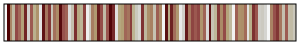

Recreate this plot in Python.
# 
#         bilbaoS
#                   www.fabiocrameri.ch/colourmaps
from matplotlib.colors import LinearSegmentedColormap      
      
cm_data = [[0.97444, 0.97436, 0.97404],      
           [0.30038, 0.0018649, 0.005395],      
           [0.66363, 0.52013, 0.39457],      
           [0.75465, 0.72972, 0.63566],      
           [0.57147, 0.28673, 0.27314],      
           [0.63239, 0.41316, 0.34776],      
           [0.7033, 0.63649, 0.47457],      
           [0.44561, 0.14803, 0.14601],      
           [0.82916, 0.82402, 0.80506],      
           [0.61073, 0.35427, 0.31843],      
           [0.73002, 0.69041, 0.55373],      
           [0.68119, 0.57766, 0.42428],      
           [0.8995, 0.89857, 0.89514],      
           [0.376, 0.080518, 0.085505],      
           [0.64874, 0.4685, 0.37201],      
           [0.51526, 0.21885, 0.21434],      
           [0.78406, 0.77051, 0.71983],      
           [0.64076, 0.44098, 0.36007],      
           [0.67194, 0.54828, 0.40784],      
           [0.33776, 0.039997, 0.052327],      
           [0.59405, 0.32167, 0.29838],      
           [0.62286, 0.38452, 0.33433],      
           [0.86221, 0.8598, 0.85092],      
           [0.76792, 0.74887, 0.677],      
           [0.4811, 0.18319, 0.18015],      
           [0.71687, 0.6658, 0.51263],      
           [0.74241, 0.71097, 0.59485],      
           [0.54704, 0.2551, 0.24709],      
           [0.93399, 0.93366, 0.93239],      
           [0.80526, 0.79664, 0.76468],      
           [0.65565, 0.49253, 0.38241],      
           [0.69067, 0.60481, 0.44391],      
           [0.409, 0.11265, 0.11291],      
           [0.58352, 0.30445, 0.28641],      
           [0.76106, 0.73912, 0.6562],      
           [0.60307, 0.33829, 0.30904],      
           [0.31891, 0.01913, 0.029528],      
           [0.4635, 0.16557, 0.16302],      
           [0.88046, 0.87893, 0.87327],      
           [0.71006, 0.65165, 0.49292],      
           [0.69678, 0.62072, 0.45811],      
           [0.62784, 0.39898, 0.34125],      
           [0.64477, 0.45477, 0.36607],      
           [0.53155, 0.23693, 0.231],      
           [0.73628, 0.70106, 0.57435],      
           [0.7939, 0.78291, 0.74201],      
           [0.84501, 0.84141, 0.82813],      
           [0.4984, 0.20092, 0.19733],      
           [0.74849, 0.72042, 0.61525],      
           [0.6764, 0.56277, 0.41547],      
           [0.65962, 0.5063, 0.38843],      
           [0.77549, 0.75924, 0.69816],      
           [0.61724, 0.36965, 0.32678],      
           [0.66771, 0.5341, 0.40098],      
           [0.95413, 0.95395, 0.95329],      
           [0.35684, 0.061064, 0.070322],      
           [0.72354, 0.67872, 0.53307],      
           [0.42746, 0.13045, 0.12923],      
           [0.63666, 0.42714, 0.35399],      
           [0.68642, 0.59303, 0.43474],      
           [0.91414, 0.91353, 0.91124],      
           [0.81829, 0.81178, 0.7877],      
           [0.39496, 0.099059, 0.10092],      
           [0.65171, 0.4788, 0.37647],      
           [0.55798, 0.26872, 0.25864],      
           [0.60706, 0.34636, 0.31388],      
           [0.56489, 0.27776, 0.26603],      
           [0.68375, 0.58529, 0.42927],      
           [0.62542, 0.3918, 0.33784],      
           [0.85346, 0.8505, 0.83958],      
           [0.36642, 0.070994, 0.078058],      
           [0.77963, 0.76475, 0.70894],      
           [0.74544, 0.71573, 0.60506],      
           [0.52349, 0.22787, 0.22273],      
           [0.66981, 0.54115, 0.40433],      
           [0.57768, 0.29564, 0.27994],      
           [0.70666, 0.64416, 0.48353],      
           [0.75155, 0.72508, 0.62545],      
           [0.94404, 0.94379, 0.94287],      
           [0.62015, 0.37715, 0.33064],      
           [0.67875, 0.57015, 0.41971],      
           [0.67413, 0.55547, 0.41153],      
           [0.63455, 0.42016, 0.35091],      
           [0.8899, 0.8887, 0.88426],      
           [0.72681, 0.68471, 0.54339],      
           [0.48979, 0.19205, 0.18876],      
           [0.59874, 0.33007, 0.30386],      
           [0.81157, 0.80403, 0.77616],      
           [0.79938, 0.7896, 0.75329],      
           [0.8369, 0.83257, 0.81662],      
           [0.96426, 0.96414, 0.96368],      
           [0.66162, 0.51321, 0.39148],      
           [0.58897, 0.31313, 0.29257],      
           [0.50688, 0.20987, 0.20587],      
           [0.64676, 0.46164, 0.36905],      
           [0.77161, 0.75396, 0.68752],      
           [0.6141, 0.36204, 0.32274],      
           [0.76442, 0.74393, 0.66655],      
           [0.75781, 0.73439, 0.6459],      
           [0.7888, 0.77656, 0.73085]]      
      
bilbaoS_map = LinearSegmentedColormap.from_list('bilbaoS', cm_data)      
# For use of "viscm view"      
test_cm = bilbaoS_map      
      
if __name__ == "__main__":      
    import matplotlib.pyplot as plt      
    import numpy as np      
      
    try:      
        from viscm import viscm      
        viscm(bilbaoS_map)      
    except ImportError:      
        print("viscm not found, falling back on simple display")      
        plt.imshow(np.linspace(0, 100, 256)[None, :], aspect='auto',      
                   cmap=bilbaoS_map)      
    plt.show()      
